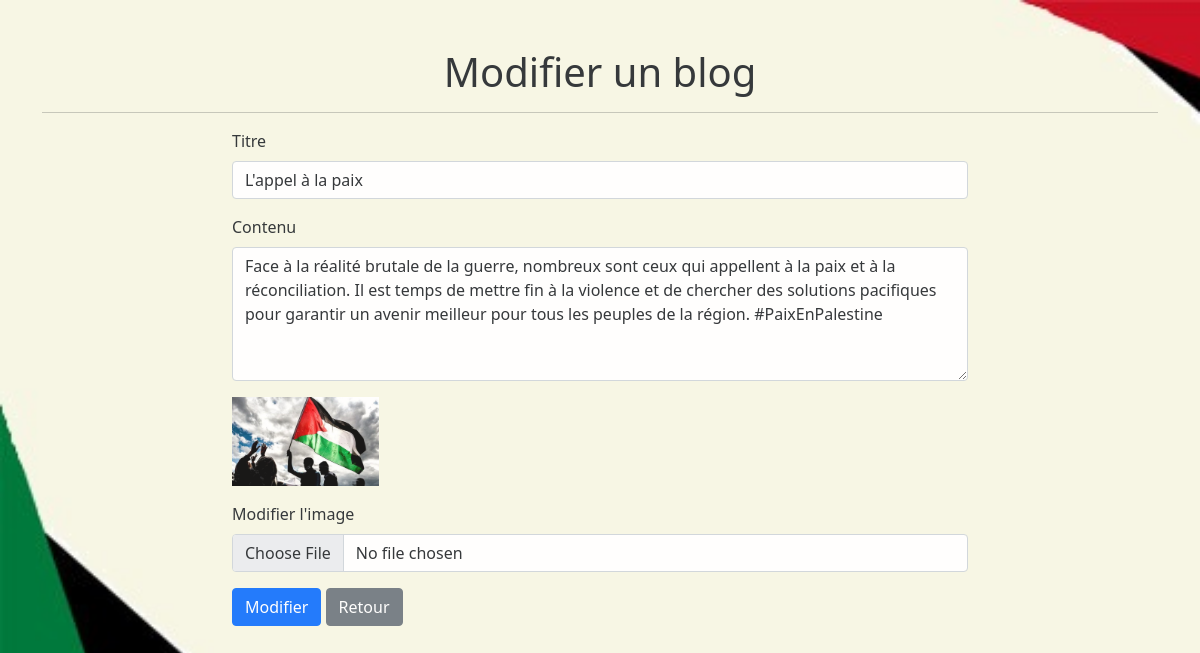
Screenshot of /edit_blog.php?id=11 (signed in) with the database file from the repository.
### tables this page shows
CREATE TABLE `blogs` (
  `id` int(255) NOT NULL,
  `user_id` int(255) NOT NULL,
  `titre` varchar(255) NOT NULL,
  `image` varchar(255) DEFAULT NULL,
  `date` timestamp NOT NULL DEFAULT current_timestamp() ON UPDATE current_timestamp(),
  `contenu` text NOT NULL
);

### edit_blog.php (the view, shortened to what this page needs)
<?php
include 'conn.php';
$id = $_GET['id'] ?? null;
$stmt = $pdo->prepare('SELECT * FROM blogs WHERE id = :id AND user_id = :user_id');
$stmt->execute(['id' => $id, 'user_id' => $_SESSION['user_id']]);
$blog = $stmt->fetch();
$titre = $blog['titre'] ?? '';
$contenu = $blog['contenu'] ?? '';
?>
<!DOCTYPE html>
<html>
<head>
    <link rel="stylesheet" type="text/css" href="https://cdn.jsdelivr.net/npm/bootstrap@5.0.2/dist/css/bootstrap.min.css">
</head>
<body>
<div class="container mt-5">
    <h1 class="text-center">Modifier un blog</h1>
    <hr>
    <div class="row justify-content-center">
        <div class="col-md-8">
            <form method="POST" action="edit_blog_post.php?id=<?php echo $blog['id']; ?>" enctype="multipart/form-data">
                <div class="mb-3">
                    <label for="titre" class="form-label">Titre</label>
                    <input type="text" class="form-control" id="titre" name="titre" value="<?php echo $titre; ?>" required     >
                </div>
                <div class="mb-3">
                    <label for="contenu" class="form-label">Contenu</label>
                    <textarea class="form-control" id="contenu" name="contenu" rows="5" required><?php echo $contenu; ?></textarea>
                </div>
                <?php if (isset($blog['image']) && !empty($blog['image'])): ?>
                    <div class="mb-3">
                        <img src="./src/<?php echo $blog['image']; ?>" alt="Image du blog" style="max-width: 20%;">
                    </div>
                <?php endif; ?>
                <div class="mb-3">
                    <label for="image" class="form-label">Modifier l'image</label>
                    <input type="file" class="form-control" id="image" name="image">
                </div>
                <button type="submit" class="btn btn-primary" name="edit">Modifier</button>
                <a href="index.php" class="btn btn-secondary">Retour</a>
            </form>
        </div>
    </div>
</div>
</body>
</html>

### edit_blog.php (style rules this page uses)
body { background-image: url('./src/background1.png'); background-size: cover; background-repeat: no-repeat; background-attachment: fixed; opacity: 0.90; }

### rows the page displays
blogs: titre "L'appel à la paix", contenu "Face à la réalité brutale de la guerre, nombreux sont ceux qui appellent à la paix et à la réconciliation. Il est temps de mettre fin à la violence et de chercher des solutions pacifiques pour garantir un avenir meilleur pour tous les peuples de la région. #PaixEnPalestine", image (picture)
